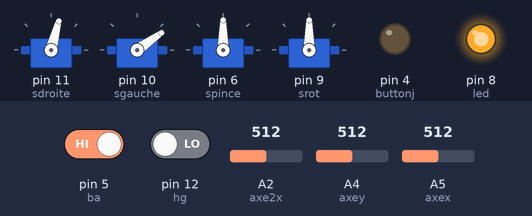
This sketch was run on a simulated Arduino Uno, built with avr-gcc and run on an emulated ATmega328P. Shown: 4 × servo, output pins drawn as LEDs (lit = HIGH). The test bench sets the inputs (shaded band); at power-on: A2 (axe2x) = 512, A5 (axex) = 512, pin 5 (ba) HIGH, A4 (axey) = 512, pin 12 (hg) LOW.

Above: at 1.2 s.
1.3 s: A2 (axe2x) set to 716
At 3.0 s:
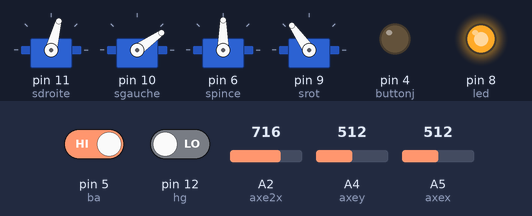
3.3 s: A5 (axex) set to 0
At 4.1 s:
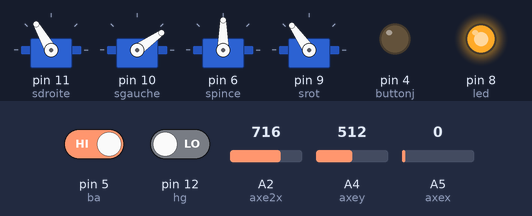
5.2 s: pin 5 (ba) driven LOW
At 5.89 s:
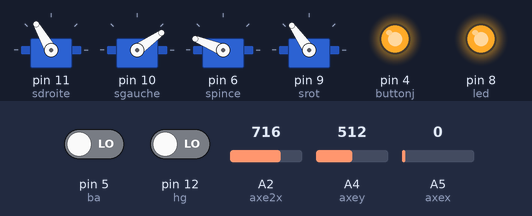
8.2 s: A4 (axey) set to 716
At 9.28 s:
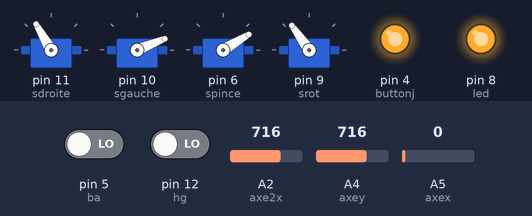
11.2 s: pin 12 (hg) driven HIGH
At 12.81 s:
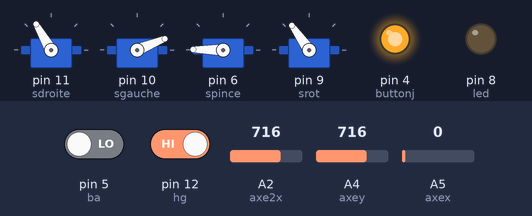
14.2 s: A5 (axex) set to 122
At 15.05 s:
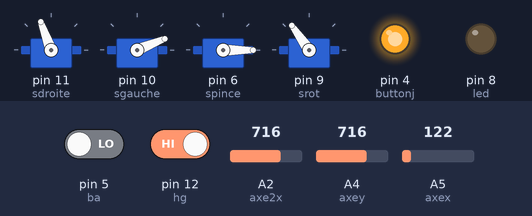
Timing chart, 0 to 18.2 s (numbered marks = the images above; inputs shaded):
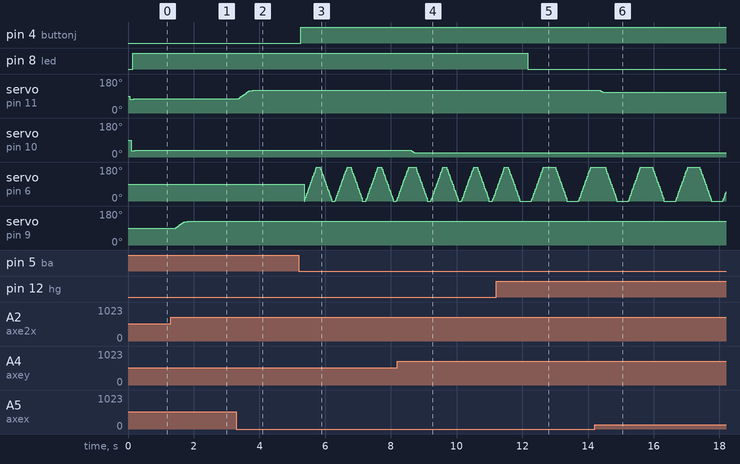

Measured:
- after the input at 1.3 s, servo on pin 9 (srot): moves from 90° to 125° over 0.37 s, starting after 0.15 s
- after the input at 3.3 s, servo on pin 11 (sdroite): moves from 75° to 120° over 0.45 s, starting after 0.05 s
- after the input at 8.2 s, servo on pin 10 (sgauche): 35° → 22° after 0.41 s
- after the input at 11.2 s, pin 8 (led): HIGH → LOW after 0.97 s
- after the input at 14.2 s, servo on pin 11 (sdroite): 120° → 110° after 0.17 s

The sketch:

bras_robotv2.ino
```cpp
#include <Servo.h>
#include <stdlib.h>
 Servo sdroite;
 Servo sgauche;
 Servo spince;
 Servo srot;
 int valx = 0;
 int valy = 0;
 int val2x = 0;
 int val2y = 0;
 int valp = 0;
const int axex = A5;
const int axey = A4;
const int axe2x = A2;
const int axe2y = A3;
const int button= 2;
const int buttonj = 4;
const int servod = 11;
const int servog = 10;
const int servor = 9;
const int servop = 6;
const int led = 8;
const int ledv = 4;
int tempx = 70;
int tempy = 33;
int temp2x = 90;
int temp2y = 90;
int tempp = 0;

int hj = 13;
int hg = 12;

int var  = 8;
const int bs = 6     ;
const int ba = 5;
int tab[100][4];
int *size;
int taille = 1;
int c =0;
int truc [4] ;
int sd = 0;
int sg = 0;
int sr = 0;
int sp = 0;
int sd1 = 0;
int sg1 = 0;
int sr1 = 0;
int sp1 = 0;


void setup ()
{
  pinMode(hj, INPUT);
  pinMode(hg, INPUT);
  pinMode(ba, INPUT);
  pinMode(button, INPUT);
  pinMode(buttonj, INPUT);
  pinMode(axey, INPUT);
  pinMode(axex, INPUT);
  pinMode(axe2x, INPUT);
  pinMode(axe2y, INPUT);
  pinMode(led, OUTPUT);
  pinMode(ledv, OUTPUT);
  sdroite.attach(11);
  sgauche.attach(10);
  spince.attach(6);
  srot.attach(9);
}


void loop ()
{
   val2x= analogRead(axe2x);
    valx= analogRead(axex);
    valy= analogRead(axey);
    tempx = dep1(tempx, valx);
    tempy = dep2(tempy, valy);
    temp2x = dep3(temp2x, val2x);
    tempp = dep4(tempp);
  int etathj = digitalRead(hg);

  if (etathj == HIGH)
  {
    taille = 0;
    tab[taille][0] = 70;
    tab[taille][1] = 33;
    tab[taille][2] = 90;
    tab[taille][3] = 0;
  }

  while (etathj == HIGH)                           // debut de la sauvergade
  {
    val2x= analogRead(axe2x);
    valx= analogRead(axex);
    valy= analogRead(axey);

    tempx = dep1(tempx, valx);
    tempy = dep2(tempy, valy);
    temp2x = dep3(temp2x, val2x);
    tempp = dep4(tempp);
    delay(250);


    /*if (taille==1)
    {
      sd = tempx;
      sg = tempy;
      sr = temp2x;
      sp = tempp;
      truc[0] = sd;
      truc[1] = sg;
      truc[2] = sr;
      truc[3] = sp;

      tab [0][0] = sd;
      tab [0][1] = sg;
      tab [0][2] = sr;
      tab [0][3] = sp;


      int tabp[1][4]={{sd,sg,sr,sp}};

    }
    else
    {
      sd = tempx;
      sg = tempy;
      sr = temp2x;
      sp = tempp;
      truc[0] = sd;
      truc[1] = sg;
      truc[2] = sr;
      truc[3] = sp;
    }*/
    sd = tempx;
    sg = tempy;
    sr = temp2x;
    sp = tempp;
    truc[0] = sd;
    truc[1] = sg;
    truc[2] = sr;
    truc[3] = sp;
    tab[taille+1][0] = sd;
    tab[taille+1][1] = sg;
    tab[taille+1][2] = sr;
    tab[taille+1][3] = sp;
     taille = taille + 1;
     etathj = digitalRead(hg);
     digitalWrite(led, LOW);

   }
   digitalWrite(led, HIGH);
   digitalWrite(ledv, LOW);
   int bsta = digitalRead(ba);
   if (bsta == LOW)                    // application
   {
    digitalWrite(ledv, HIGH);
    for (int i = 0; i<taille -1 ; i++)
    {
      sd = tab[i][0];
      sg = tab[i][1];
      sr = tab[i][2];
      sp = tab[i][3];
      sd1 = tab[i+1][0];
      sg1 = tab[i+1][1];
      sr1 = tab[i+1][2];
      sp1 = tab[i+1][3];
      dep1(sd, sd1);
      dep2(sg, sg1);
      dep3(sr, sr1);
      dep4(sp);


      delay(250);

    }
   }
}


int dep4(int tempp)               // c'est la pince !!!
{
  int buttonstate= digitalRead(buttonj);

    if (buttonstate==HIGH)
    {
      valp = spince.read();

      if (valp>150)
      {
        for (int i=179; i>2; i--)
        {
          delay(2);
        spince.write(i);

        }
        spince.write(0);
        tempp = 0;
      }
      else
      {

        for(int i=0; i<178; i++)
        {
        spince.write(i);
        delay(2);

        }
        spince.write(179);
        tempp = 179;
      }

    }
    return (tempp);
}

int dep3(int temp2x, int val2x)                // dep servo rotation
{

    val2x = map (val2x, 0, 1023, 0, 180);
    delay(25);

     if (temp2x<val2x)
    {
    for (int i=temp2x; i<val2x; i++)
    {
      delay(var);
      srot.write(i);

    }
    }
      else
    {
       for (int i=temp2x; val2x<=i; i--)
    {
      delay(var);
      srot.write(i);

    }
    }
    temp2x=val2x;

    return (temp2x);

}

int dep1(int tempx, int valx)           // dep servo droit
{

    valx = map (valx, 0, 1023, 60, 150);
    delay(25);

    valx = 180 - valx;

     if (tempx<valx)
    {
    for (int i=tempx; i<valx; i++)
    {
      delay(var);
      sdroite.write(i);

    }
    }
      else
    {
       for (int i=tempx; valx<=i; i--)
    {
      delay(var);
      sdroite.write(i);

    }
    }
    tempx=valx;

    return (tempx);
}


int dep2 (int tempy, int valy)        // dep servo gauche
{

    valy = map (valy, 0, 1023, 110, 180);
    delay(25);

    valy= 180 - valy;
      if (tempy<valy)
    {
    for (int i=tempy; i<valy; i++)
    {
      delay(var);
      sgauche.write(i);

    }
    }
      else
    {
       for (int i=tempy; valy<=i; i--)
    {
      delay(var);
      sgauche.write(i);

    }
    }
    tempy=valy;

    return (tempy);

}


/*int append(int **tab, int *truc, int* size, int taille)              // APPEND
{
  int sort[taille+1][4];
  for (int i =0; i<taille; i++)
  {
    for( int j=0; j<4;j++)
    {
      sort[i][j]=tab[i][j];
    }
  }
  for (int k=0; k<4; k++)
  {
    sort[taille][k]=truc[k];
  }
  size = taille;
  return (sort);
}*/
```
